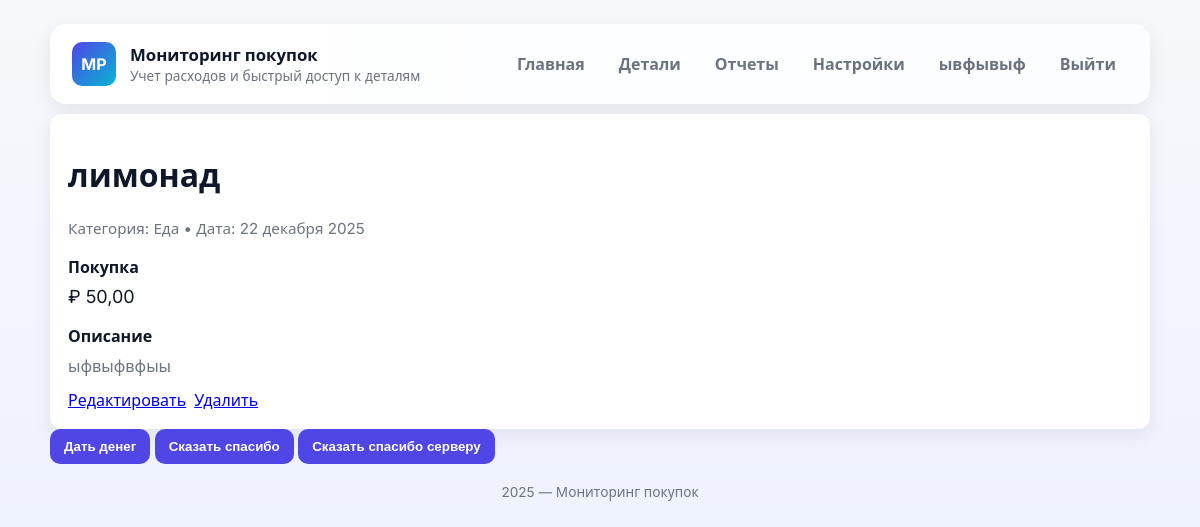
Screenshot of /detail/6 (signed in) with the database file from the repository.
### users/models.py (models this page shows, shortened)
class Profile(models.Model):
    user = models.OneToOneField(User, on_delete=models.CASCADE, related_name='profile')
    first_name = models.CharField(
        max_length=30,
        verbose_name='Имя',
        blank=True
    )
    last_name = models.CharField(
        max_length=30,
        verbose_name='Фамилия',
        blank=True
    )
    class Meta:
        verbose_name = 'Профиль пользователя'
        verbose_name_plural = 'Профили пользователей'

### core/models.py (models this page shows, shortened)
class Purchases(models.Model):
    user = models.ForeignKey(
        User,
        on_delete=models.CASCADE,
        verbose_name='Пользователь',
        related_name='purchases'
    )
    title = models.CharField(
        max_length=200,
        verbose_name='Название товара'
    )
    cost = models.DecimalField(
        max_digits=10,
        decimal_places=2,
        verbose_name='Стоимость'
    )
    buy_date = models.DateField(
        verbose_name='Дата покупки'
    )
    description = models.TextField(
        verbose_name='Описание',
        null=True,
        blank=True
    )
    class Meta:
        verbose_name = 'Покупки'
        verbose_name_plural = 'Покупка'
        ordering = ['-buy_date']

### core/views.py (the view)
# urls.py: path('detail/<int:purchase_id>',  detail_buy, name='detail_buy'),
@login_required
def detail_buy(request, purchase_id):
    purchases = Purchases.objects.get(id=purchase_id)
    context = {
        'purchases': purchases,
    }
    return render(request, 'buy/detail.html', context)

### templates/buy/detail.html
{% extends 'base.html' %}
{% block content %}
        <div class="card">
            <div class="grid">
                <div>
                    <h1>{{ purchases.title }}</h1>
                    <div class="meta">Категория: Еда • Дата: {{ purchases.buy_date|date:"j E Y" }}</div>
                        <section style="margin-top:18px">
                        <h2 style="margin:0 0 8px 0;font-size:1rem">Покупка</h2>
                        <div class="detail-row">
                            <div>₽ {{ purchases.cost }}</div>
                        </div>
                    </section>
                    <section style="margin-top:18px">
                        <h2 style="margin:0 0 8px 0;font-size:1rem">Описание</h2>
                        <p style="margin:0;color:var(--muted)">{{ purchases.description }}</p>
                    </section>
                </div>
                <aside>
                    <div style="margin-top:12px;display:flex;gap:8px">
                        <a href="{% url 'detail_edit' purchases.id %}">Редактировать</a>
                        <a href="{% url 'detail_delete' purchases.id %}">Удалить</a>
                    </div>
                </aside>
            </div>
        </div>
{% endblock %}

### templates/base.html (shortened to what this page needs)
{% load static %}
<!DOCTYPE html>
<html lang="ru">
<head>
    <link rel="stylesheet" href="{% static 'css/style.css' %}">
</head>
<body>
    <div class="container">
        <header class="site-header" role="banner">
            <div class="brand">
                <div class="logo">MP</div>
                <div>
                    <h1>Мониторинг покупок</h1>
                    <div style="font-size:0.85rem;color:var(--muted)">Учет расходов и быстрый доступ к деталям</div>
                </div>
            </div>
            <nav class="menu" role="navigation" aria-label="Главное меню">
                <a href="/">Главная</a>
                <a href="/detail/">Детали</a>
                <a href="#">Отчеты</a>
                <a href="#">Настройки</a>
                {% if request.user.is_authenticated %}
                <a class="right">{{ request.user.profile.first_name }}</a>
                <a class="right" href="{% url 'logout' %}">Выйти</a>
                {% else %}
                <a class="right" href="{% url 'login' %}">Войти</a>
                {% endif %}
            </nav>
        </header>
        {% block content %}
        {% endblock %}
<button id="give">Дать денег</button>
<button id="thx">Сказать спасибо</button>
<button id="server">Сказать спасибо серверу</button>
        <footer class="site-footer">
            2025 — Мониторинг покупок
        </footer>
    </div>
</body>
</html>

### static/css/style.css (style rules this page uses)
:root { --bg: #f6f8fb; --card: #ffffff; --muted: #6b7280; --accent: #4f46e5; --accent-2: #06b6d4; --success: #16a34a; --danger: #ef4444; --shadow: 0 6px 20px rgba(15, 23, 42, 0.08); --radius: 12px; font-family: 'Inter', system-ui, -apple-system, "Segoe UI", Roboto, "Helvetica Neue", Arial; color-scheme: light; }
* { box-sizing: border-box }
html, body { height: 100% }
body { margin: 0; background: linear-gradient(180deg, var(--bg), #eef2ff 70%); padding: 24px; -webkit-font-smoothing: antialiased; -moz-osx-font-smoothing: grayscale; color: #0f172a; }
.container { max-width: 1100px; margin: 0 auto }
header.site-header { display: flex; align-items: center; justify-content: space-between; padding: 18px 22px; background: linear-gradient(90deg, #fff, #fbfdff); border-radius: 16px; box-shadow: var(--shadow); }
.brand { display: flex; align-items: center; gap: 14px }
.logo { width: 44px; height: 44px; border-radius: 10px; display: grid; place-items: center; background: linear-gradient(135deg, var(--accent), var(--accent-2)); color: white; font-weight: 700 }
.brand h1 { margin: 0; font-size: 1.05rem }
nav.menu { display: flex; gap: 10px; align-items: center }
nav.menu a { color: var(--muted); text-decoration: none; padding: 8px 12px; border-radius: 10px; font-weight: 600 }
button { background: var(--accent); border: none; color: white; padding: 10px 14px; border-radius: 10px; font-weight: 700; cursor: pointer }
footer.site-footer { margin-top: 18px; text-align: center; color: var(--muted); font-size: 0.85rem }
.card { background: var(--card); padding: 18px; border-radius: var(--radius); box-shadow: var(--shadow); margin-top: 10px; }
.meta { color: var(--muted); font-size: 0.95rem; margin-bottom: 12px }
.detail-row { display: flex; gap:10px; font-size: large; }
.detail-row:last-child { border-bottom: none }
.right { float: right; }

### rows the page displays
Purchases: title "лимонад", buy_date "22 декабря 2025", cost "50,00", description "ыфвыфвфыы"

### other values shown
{{ request.user.profile.first_name }} "ывфывыф"
